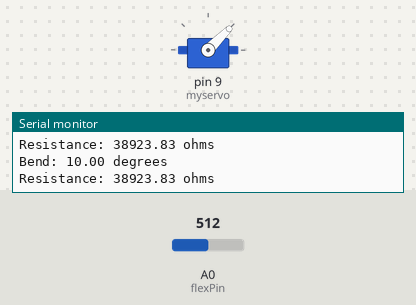
Simulated run of this sketch. Board: Arduino Uno, built with avr-gcc and run on an emulated ATmega328P. Parts: servo, the last lines printed to the serial monitor. Inputs (shaded band) come from the test bench; at power-on: A0 (flexPin) = 512.

Above: at 1.26 s.
1.3 s: A0 (flexPin) set to 0
At 1.99 s:
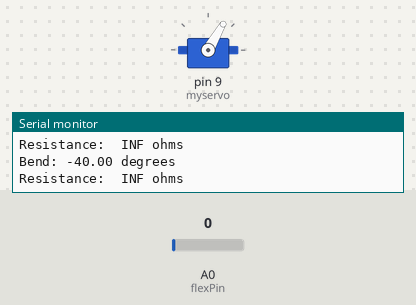
4.3 s: A0 (flexPin) set to 306
At 6.57 s:
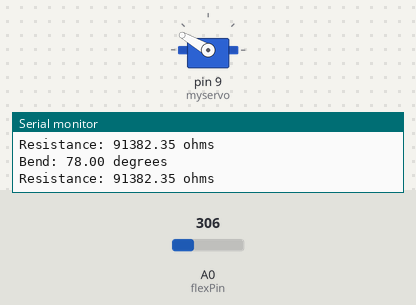
Timing chart, 0 to 13.3 s (numbered marks = the images above; inputs shaded):
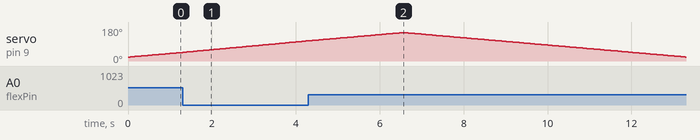

The sketch:

TP_Flex_Sensor.ino
```cpp
#include <Servo.h>
const int flexPin = A0;      // Pin connected to voltage divider output
Servo myservo;
int pos=0, pos_max =150, pos_min=20;
// Change these constants according to your project's design
const float VCC = 5;      // voltage at Ardunio 5V line
const float R_DIV = 39000.0;  // resistor used to create a voltage divider
const float flatResistance = 31000.0; // resistance when flat
const float bendResistance = 100000.0;  // resistance at 90 deg

void setup() {
  Serial.begin(9600);
  pinMode(flexPin, INPUT);
  myservo.attach(9);
}

void mesure() {
  // Read the ADC, and calculate voltage and resistance from it
  int ADCflex = analogRead(flexPin);
  float Vflex = ADCflex * VCC / 1023.0;
  float Rflex = R_DIV * (VCC / Vflex - 1.0);
  Serial.println("Resistance: " + String(Rflex) + " ohms");

  // Use the calculated resistance to estimate the sensor's bend angle:
  float angle = map(Rflex, flatResistance, bendResistance, 0, 90.0);
  Serial.println("Bend: " + String(angle) + " degrees");
  Serial.println();
}
void loop() {
  for(pos=pos_min;pos<=pos_max;pos+=1)
  {
    myservo.write(pos);
    mesure();
    delay(20);
  }


  for(pos=pos_max;pos>=pos_min;pos-=1)
  {
    myservo.write(pos);
    mesure();
    delay(20);
  }
  delay(500);
}
```

Measured:
- by itself, servo on pin 9 (myservo): rises from 107° to 150° in 2.2 s, then falls to 21° in 6.8 s
